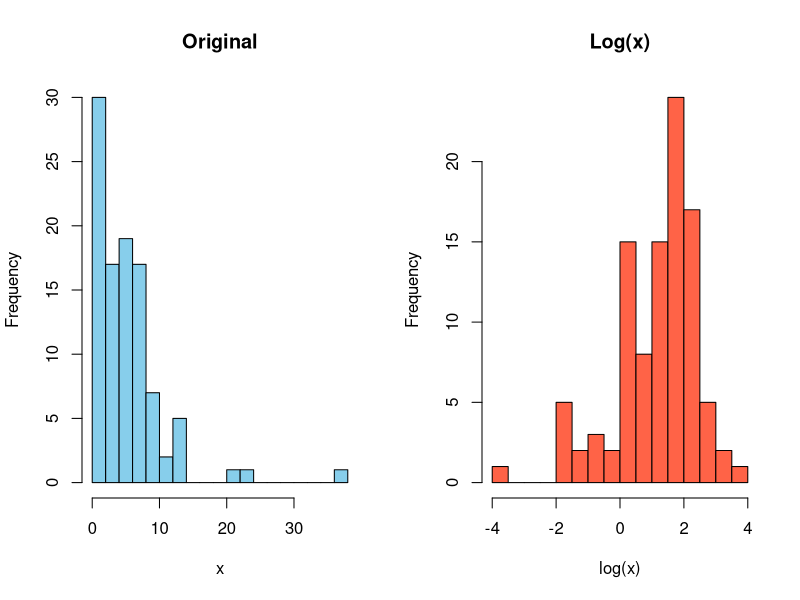

The R script that drew this image:
set.seed(123)
x <- rexp(100, rate = 0.2)
x_log <- log(x)

par(mfrow = c(1, 2))
hist(x, breaks = 15, col = "skyblue", main = "Original", xlab = "x")
hist(x_log, breaks = 15, col = "tomato", main = "Log(x)", xlab = "log(x)")
par(mfrow = c(1, 1))

shapiro.test(x)
shapiro.test(x_log)

x_log_z <- scale(x_log)
x_log_mm <- (x_log - min(x_log)) / (max(x_log) - min(x_log))

data.frame(
  Original = c(media = mean(x), var = var(x), min = min(x), max = max(x)),
  Logaritmica = c(media = mean(x_log), var = var(x_log), min = min(x_log), max = max(x_log)),
  Log_Zscore = c(media = mean(x_log_z), var = var(x_log_z), min = min(x_log_z), max = max(x_log_z)),
  Log_MinMax = c(media = mean(x_log_mm), var = var(x_log_mm), min = min(x_log_mm), max = max(x_log_mm))
)

